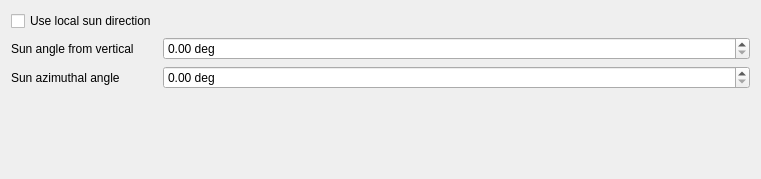
<?xml version="1.0" encoding="UTF-8"?>
<ui version="4.0">
 <class>EnvironmentOptionsWidget</class>
 <widget class="QWidget" name="EnvironmentOptionsWidget">
  <property name="geometry">
   <rect>
    <x>0</x>
    <y>0</y>
    <width>761</width>
    <height>179</height>
   </rect>
  </property>
  <property name="windowTitle">
   <string>Form</string>
  </property>
  <layout class="QFormLayout" name="formLayout">
   <item row="3" column="1">
    <widget class="RealControl" name="sunThetaRealControl">
     <property name="suffix">
      <string> deg</string>
     </property>
     <property name="maximum">
      <double>120.000000000000000</double>
     </property>
     <property name="singleStep">
      <double>1.000000000000000</double>
     </property>
    </widget>
   </item>
   <item row="3" column="0">
    <widget class="QLabel" name="label">
     <property name="text">
      <string>Sun angle from vertical</string>
     </property>
    </widget>
   </item>
   <item row="4" column="0">
    <widget class="QLabel" name="label_2">
     <property name="text">
      <string>Sun azimuthal angle</string>
     </property>
    </widget>
   </item>
   <item row="4" column="1">
    <widget class="RealControl" name="sunPhiRealControl">
     <property name="suffix">
      <string> deg</string>
     </property>
     <property name="maximum">
      <double>720.000000000000000</double>
     </property>
     <property name="singleStep">
      <double>5.000000000000000</double>
     </property>
    </widget>
   </item>
   <item row="2" column="0">
    <widget class="QCheckBox" name="useLocalSunDirCheckBox">
     <property name="text">
      <string>Use local sun direction</string>
     </property>
    </widget>
   </item>
  </layout>
 </widget>
 <customwidgets>
  <customwidget>
   <class>RealControl</class>
   <extends>QDoubleSpinBox</extends>
   <header>../qt/RealControl.h</header>
  </customwidget>
 </customwidgets>
 <resources/>
 <connections/>
</ui>
